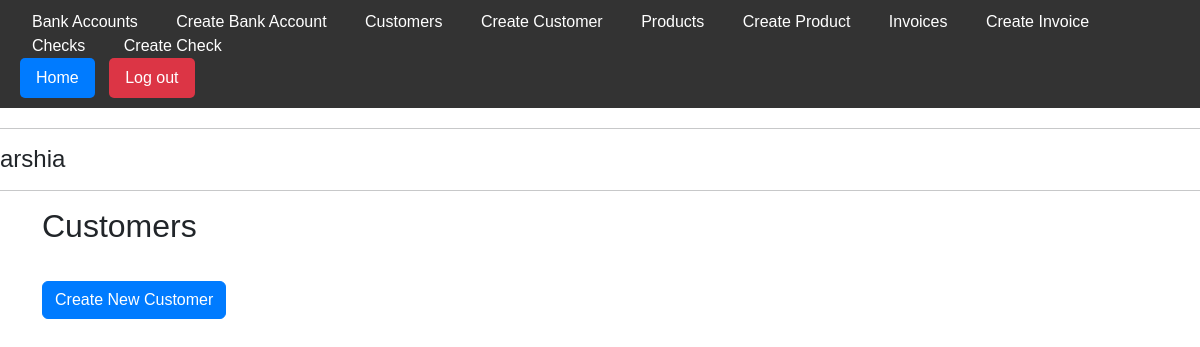
The app's page /customers/ (signed in), older data.
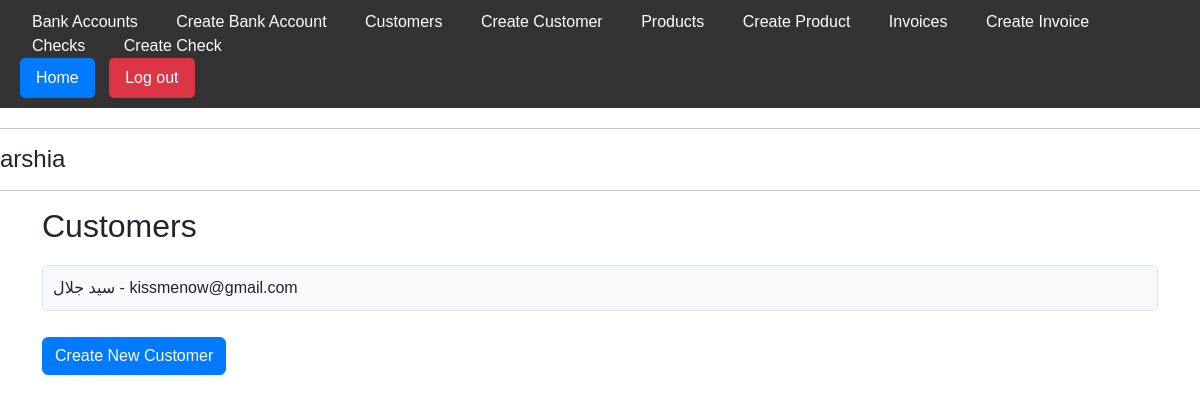
The same page, newer data.
### app/models.py (models this page shows, shortened)
class Customer(models.Model):
    user = models.ForeignKey(User, on_delete=models.CASCADE, null=True, blank=True)
    name = models.CharField(max_length=100)
    email = models.EmailField()

### app/views.py (the view)
# urls.py: path('customers/', CustomerListView.as_view(), name='customer-list'),
class CustomerListView(LoginRequiredMixin, ListView):
    model = Customer
    template_name = 'app/customer_list.html'
    def get_queryset(self):
        return Customer.objects.filter(user=self.request.user)

### app/templates/app/customer_list.html
{% extends 'app/base.html' %}
{% load static %}
{% block extra_css %}
  <link rel="stylesheet" type="text/css" href="{% static 'css/customer_list.css' %}">
{% endblock %}
{% block content %}
  <div class="container">
    <h2>Customers</h2>
    <ul class="list-group">
      {% for customer in object_list %}
        <li class="list-group-item">{{ customer.name }} - {{ customer.email }}</li>
      {% endfor %}
    </ul>
    <a href="{% url 'customer-create' %}" class="btn btn-primary mt-3">Create New Customer</a>
  </div>
{% endblock %}

Row changes from the older to the newer data that the page shows:
added Customer: name "سید جلال", email "kissmenow@gmail.com"
